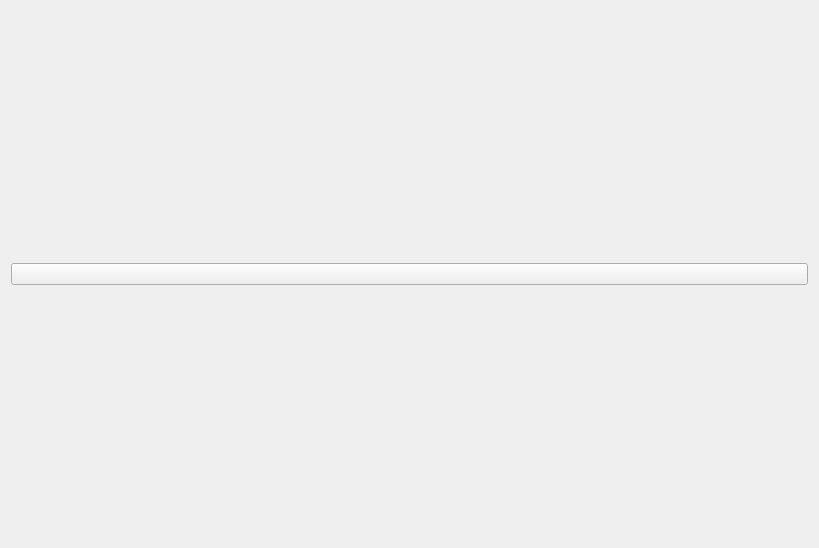
<?xml version="1.0" encoding="UTF-8"?>
<ui version="4.0">
  <class>TestWidget</class>
  <widget class="QWidget" name="TestWidget">
    <property name="geometry">
      <rect>
        <x>0</x>
        <y>0</y>
        <width>819</width>
        <height>548</height>
      </rect>
    </property>
    <property name="windowTitle">
      <string>Form</string>
    </property>
    <layout class="QHBoxLayout" name="horizontalLayout_2">
      <item>
        <widget class="QPushButton" name="pushButton">
          <property name="sizePolicy">
            <sizepolicy hsizetype="Minimum" vsizetype="Fixed">
              <horstretch>0</horstretch>
              <verstretch>0</verstretch>
            </sizepolicy>
          </property>
          <property name="text">
            <string/>
          </property>
          <property name="icon">
            <iconset>
              <normaloff>../resources/tick-icon.png</normaloff>../resources/tick-icon.png
            </iconset>
          </property>
        </widget>
      </item>
    </layout>
  </widget>
  <resources/>
  <connections/>
</ui>
